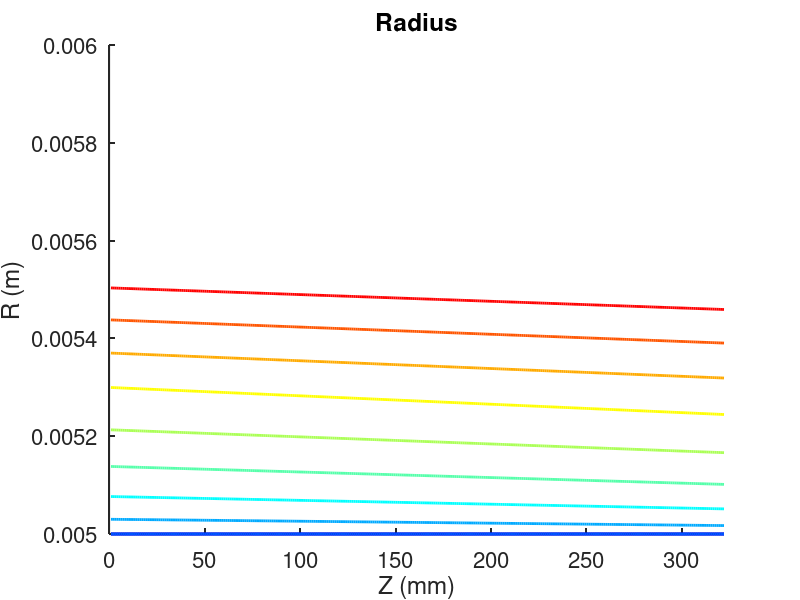
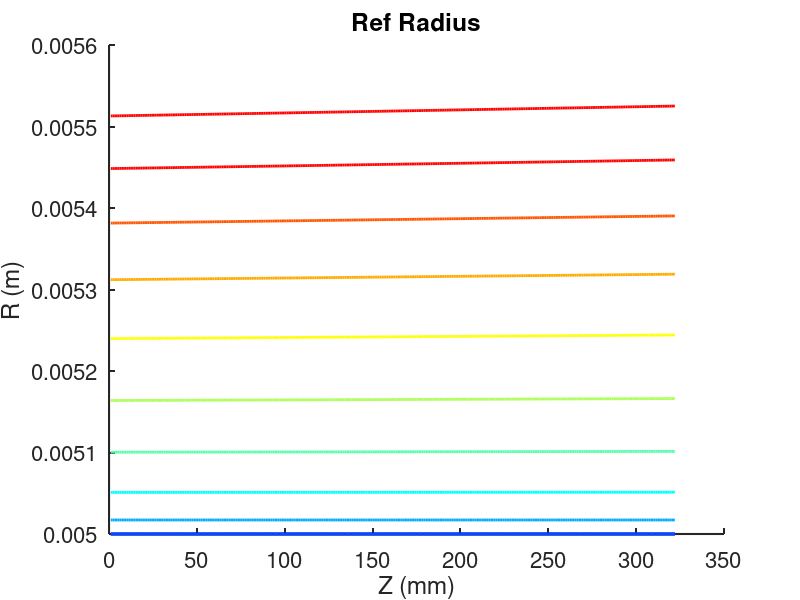
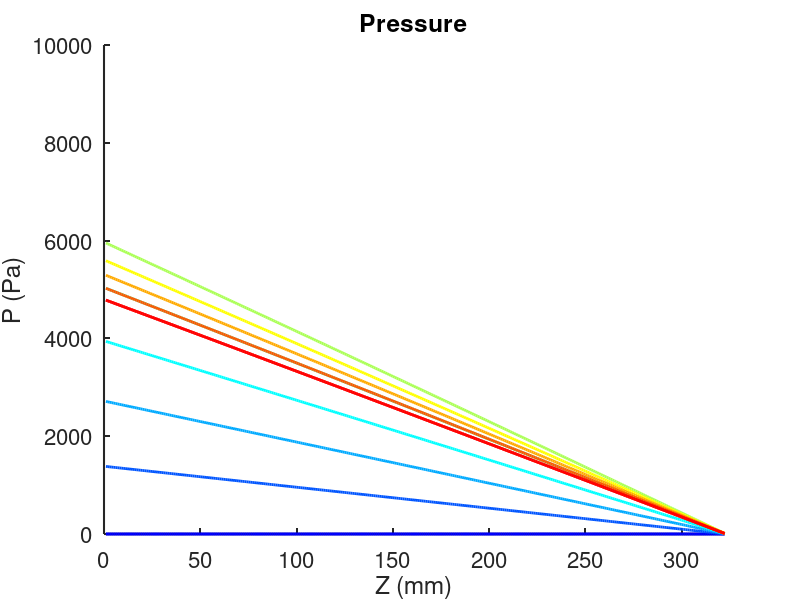
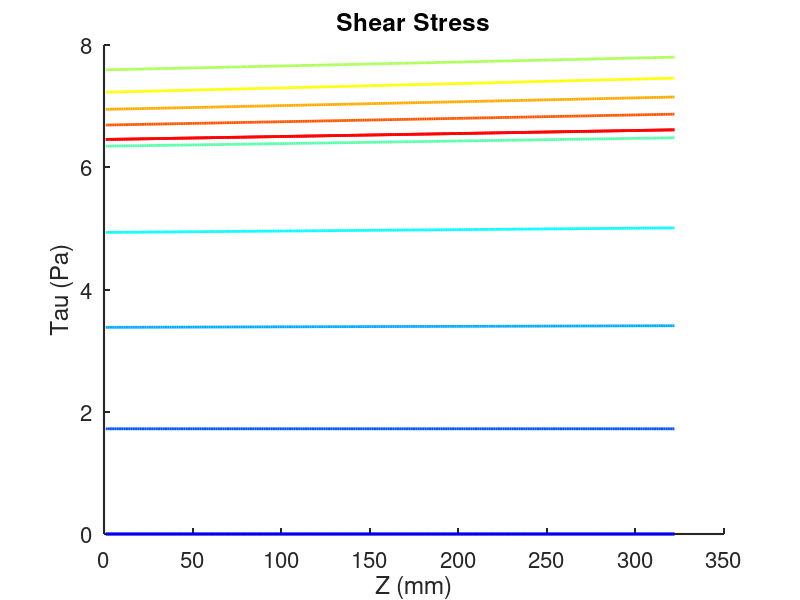

These charts were generated, in order, by the following MATLAB code: (Note: this script raises an error after producing the figures.)
clear; clc; close all
tag='ver_Erode_SmallU';
%Geometry
Ri_i = 0.005;                     %m
Ro_i = 0.01;                     %m
L = 2;                        %m

%Fluid properties
ubar_i = 6;                   %m/s, inital average velocity
Q = pi()*Ri_i.^2*ubar_i;        %m3/s, remains constant
mu = 1.793e-3;                  %Pa*s, dynamic viscosity of water
Pinlet_i = 8*ubar_i*mu*L/(Ri_i.^2);  %Pa, initial inlet pressure
rho = 997;                      %kg/m3, density of water
Re = rho*ubar_i*2*Ri_i./mu;     %Reynolds number


%Material properties
k = 1e-6;                                           %m/Pa*s, erosion constant
E = 1e6;                       %Pa, youngs modulus
nu = 0.3;                       %Poisson ratio
cp = 0;
ctau = 0;
alph=1e-7;

%Simulation params
tnum = 11;
l = linspace(0,L,322);            %length increment
t = linspace(0,100,tnum);           %s, duration of flow
tinc = abs(t(2)-t(1));
delL = abs(l(2)-l(1));
div=11;
plot10 = tnum./div;
ramp1=linspace(0,1,ceil(tnum./2));
ramp2=linspace(1,1,floor(tnum./2));
ramp3=ones(1,length(ramp1)+length(ramp2));
ramp3(2:length(ramp1)+1)=ramp1;
ramp3(length(ramp1)+2:end-1)=ramp2(1:end-2);
ramp3(1)=0;

%initialize constants
P = zeros(length(l)+1,length(t));
Tau = zeros(length(l),length(t));
SigRi = zeros(length(l),length(t));
SigTi = zeros(length(l),length(t));
SigRo = zeros(length(l),length(t));
SigTo = zeros(length(l),length(t));
SigA = zeros(length(l),length(t));
uri = zeros(length(l),length(t));
uro = zeros(length(l),length(t));
Ri = zeros(length(l),length(t));
Ro = zeros(length(l),length(t));
Riref = zeros(length(l),length(t));
Roref = zeros(length(l),length(t));
ubar = zeros(length(t),1);
delP = zeros(length(l),length(t));
delPL = zeros(length(l),length(t));
Q=Q.*ramp3;

%at time = 0:
Ri(:,1) = Ri_i;
Ro(:,1) = Ro_i;
Riref(:,1) = Ri_i;
Roref(:,1) = Ro_i;

%changing in time
sumtinc=0;
for j=1:length(t)
    %changing in space
    for i = 0:length(l)-1
      z = length(l)-i;

      %solve pressure
      delP(z,j) = 8*mu*Q(j)*delL./(pi().*Ri(z,j).^4);
      delPL(z,j) = 8*mu*Q(j)./(pi().*Ri(z,j).^4);
      P(z,j) = P(z+1,j) + delP(z,j);

      %solve shear stress due to fluid flow
      Tau(z,j) = 4*mu*Q(j)./(pi().*Ri(z,j).^3);

      %solve stresses along length 
%       SigRi(z,j) = P(z,j).*Ri(z,j).^2./(Ro(z,j).^2-Ri(z,j).^2).*(1-Ro(z,j).^2./Ri(z,j).^2);
%       SigRo(z,j) = P(z,j).*Ri(z,j).^2./(Ro(z,j).^2-Ri(z,j).^2).*(1-Ro(z,j).^2./Ro(z,j).^2);
%       SigTi(z,j) = P(z,j).*Ri(z,j).^2./(Ro(z,j).^2-Ri(z,j).^2).*(1+Ro(z,j).^2./Ri(z,j).^2);
%       SigTo(z,j) = P(z,j).*Ri(z,j).^2./(Ro(z,j).^2-Ri(z,j).^2).*(1+Ro(z,j).^2./Ro(z,j).^2);
      SigRi(z,j) = -P(z,j);
      SigRo(z,j) = 0;
      SigTi(z,j) = P(z,j).*(Ri(z,j).^2+Ro(z,j).^2)./(Ro(z,j).^2-Ri(z,j).^2);
      SigTo(z,j) = 2.*P(z,j).*Ri(z,j).^2./(Ro(z,j).^2-Ri(z,j).^2);
      SigA(z,j)  = P(z,j).*Ri(z,j).^2./(Ro(z,j).^2-Ri(z,j).^2);
      
      %solve displacements due to structure
      uri(z,j) = Ri(z,j)./E.*(SigTi(z,j)-nu.*(SigRi(z,j)+SigA(z,j)));
      uro(z,j) = Ro(z,j)./E.*(SigTo(z,j)-nu.*(SigRo(z,j)+SigA(z,j)));
      
      Riref(z,j+1) = Riref(z,j)+k*Tau(z,j)*tinc;
      Roref(z,j+1) = Ro_i;

      Ri(z,j+1) = Riref(z,j+1)+uri(z,j);
      Ro(z,j+1) = Roref(z,j+1)+uro(z,j);
      
      if Ri(z,j+1)>=Ro(z,j+1)
          Ri(z,j+1)=NaN;
          Ro(z,j+1)=NaN;
      end

    end
    sumtinc=sumtinc+tinc;
end

a=linspace(1,0,length(1:plot10:length(t)));
mycolors=jet(div);

Ri_calc(:,:)=Ri(:,1:end-1);

figure
set(gca,'FontSize',16,'LineWidth',1.5)
title('Radius')
xlabel('Z (mm)')
axis([0,length(l),5e-3,6e-3])

ylabel('R (m)')
hold on
% for k=plot10*6:plot10*7
%     plot(Ri(:,k),'Color',mycolors(6,:))
% end
count=1;
for k=1:plot10:length(t)
    plot(Ri_calc(:,k),'Color',mycolors(count,:),'Linewidth',2)
    count=count+1;
end
%plot(Ri(:,end),'Color',mycolors(end,:),'Linewidth',2)
exportgraphics(gca,strcat(tag,'_Ri.pdf'))
figure
set(gca,'FontSize',16,'LineWidth',1.5)
title('Ref Radius')
xlabel('Z (mm)')
%axis([0,1000,5e-3,5.25e-3])

ylabel('R (m)')
hold on
% for k=plot10*6:plot10*7
%     plot(Riref(:,k),'Color',mycolors(6,:))
% end
count=1;
for k=1:plot10:length(t)
    plot(Riref(:,k),'Color',mycolors(count,:),'Linewidth',2)
    count=count+1;
end
plot(Riref(:,end),'Color',mycolors(end,:),'Linewidth',2)
exportgraphics(gca,strcat(tag,'_RiRef.pdf'))
figure
set(gca,'FontSize',16,'LineWidth',1.5)
title('Pressure')
xlabel('Z (mm)')
axis([0,length(l),0,1e4])

ylabel('P (Pa)')
hold on
% for k=plot10*6:plot10*7
%     plot(P(:,k),'Color',mycolors(6,:))
% end
count=1;
for k=1:plot10:length(t)
    plot(P(:,k),'Color',mycolors(count,:),'Linewidth',2)
    count=count+1;
end
plot(P(:,end),'Color',mycolors(end,:),'Linewidth',2)
exportgraphics(gca,strcat(tag,'_Press.pdf'))
figure
set(gca,'FontSize',16,'LineWidth',1.5)
title('Shear Stress')
xlabel('Z (mm)')
%axis([0,1000,0,4e-4])
ylabel('Tau (Pa)')
hold on
% for k=plot10*6:plot10*7
%     plot(Tau(:,k),'Color',mycolors(6,:))
% end
count=1;
for k=1:plot10:length(t)
    plot(Tau(:,k),'Color',mycolors(count,:),'Linewidth',2)
    count=count+1;
end
plot(Tau(:,end),'Color',mycolors(end,:),'Linewidth',2)
exportgraphics(gca,strcat(tag,'_Tau.pdf'))
figure
set(gca,'FontSize',16,'LineWidth',1.5)
title('Elastic Displacement')
xlabel('Z (mm)')
axis([0,length(l),0,0.5e-3])

ylabel('Ur (m)')
hold on
% for k=plot10*6:plot10*7
%     plot(uri(:,k),'Color',mycolors(6,:))
% end

count=1;
for k=1:plot10:length(t)
    
    plot(uri(:,k),'Color',mycolors(count,:),'Linewidth',2)
    count=count+1;
end
plot(uri(:,end),'Color',mycolors(end,:),'Linewidth',2)
exportgraphics(gca,strcat(tag,'_Disp.pdf'))

figure
set(gca,'FontSize',16,'LineWidth',1.5)
title('Total Displacement')
xlabel('Z (mm)')
axis([0,length(l),0,1e-3])

ylabel('Ur (m)')
hold on
% for k=plot10*6:plot10*7
%     plot(uri(:,k),'Color',mycolors(6,:))
% end

count=1;
for k=1:plot10:length(t)
    
    plot(Ri(:,k)-Ri_i,'Color',mycolors(count,:),'Linewidth',2)
    count=count+1;
end
plot(Ri(:,end)-Ri_i,'Color',mycolors(end,:),'Linewidth',2)
exportgraphics(gca,strcat(tag,'_TotDisp.pdf'))

figure
set(gca,'FontSize',16,'LineWidth',1.5)
title('Thickness')
xlabel('Z (mm)')
axis([0,length(l),4e-3,5e-3])
thick = Ro(:,1:end-1) - Ri_calc;
hold on
% for k=plot10*6:plot10*7
%     plot(thick(:,k),'Color',mycolors(6,:))
% end
count=1;
for k=1:plot10:length(t)
    plot(thick(:,k),'Color',mycolors(count,:),'Linewidth',2)
    count=count+1;
end
%plot(thick(:,end),'Color',mycolors(end,:),'Linewidth',2)
exportgraphics(gca,strcat(tag,'_Thick.pdf'))
% fh = findall(0,'Type','Figure');
% set( findall(fh, '-property', 'fontsize'), 'fontsize', 16)
figure
set(gca,'FontSize',16,'LineWidth',1.5)
title('Q')
xlabel('Time (s)')
hold on
plot(t,Q,'k','Linewidth',2)
count=1;
for k=1:plot10:length(t)
    plot(t(k),Q(k), 'ok', 'MarkerFaceColor',mycolors(count,:))
    count=count+1;
end
plot(t(end),Q(end), 'ok', 'MarkerFaceColor',mycolors(end,:))
exportgraphics(gca,strcat(tag,'_Q.pdf'))
%%
%clear; clc; %close all
tag='abq_Erode_SmallU';

% 
% fid=fopen('Job-1-INP.txt');
% formatSpec='%d %f %f %f %f %f';
% N=320; %number of elements reported in this file
% 
% C = [];
% linenum=0;
% while ~feof(fid)
%     linenum=linenum+1;
%     if linenum>24 & linenum<347
%         s = textscan(fid,formatSpec,N,'Delimiter','\t');
%         C = [C; s{1,1}, s{1,2}, s{1,3}, s{1,4}, s{1,5}, s{1,6}];
%     end
% end
file=readmatrix('JobErode.csv');
file2=readmatrix('JobErode-Ro.csv');

%N=322;

time=file(:,4);
R_i=file(:,13);
Z=file(:,15);
Ur_i=file(:,16);
S_i=file(:,17);

R_o=file2(:,13);
Ur_o=file2(:,16);
S_o=file2(:,17);


thick=R_o-R_i;

i=1;
N=1;
while Z(i+1)>=Z(i)
    i=i+1;
    N=N+1;
end

numinc=length(Z)/N;
fid = fopen('check.txt') ;
data = textscan(fid,'%f %f',N,'HeaderLines',2) ;
temp = cell2mat(data);
P_abq(:,2)=temp(:,1);
Pvec_abq(:,:,2)=temp(:,:);

for i=2:numinc-1
    clear temp data
    textscan(fid,'%s  %*d',1);
    data=textscan(fid,'%f %f',N-1);
    temp=cell2mat(data);
    P_abq(:,i+1)=temp(:,1);
    Pvec_abq(:,:,i+1)=temp(:,:);
end
fclose(fid);

div=11;
tnum=length(time)/N;
plot10 = ceil(tnum./div);

Ri_abq=zeros(N,floor(length(R_i)/N));

for i=1:length(R_i)/N
    Ri_abq(N:-1:1,i)=R_i(N*(i-1)+1:N*i);
    thick_abq(N:-1:1,i)=thick(N*(i-1)+1:N*i);
end

% mycolors=jet(div);

figure
set(gca,'FontSize',16,'LineWidth',1.5)
title('Radius')
xlabel('Z (mm)')
axis([0,N,5e-3,6e-3])

ylabel('R (m)')
hold on
% for k=plot10*6:plot10*7
%     plot(Ri(:,k),'Color',mycolors(6,:))
% end
count=1;
for k=1:plot10:tnum
    plot(Ri_abq(:,k),'Color',mycolors(count,:),'Linewidth',2)
    count=count+1;
end
%plot(N:-1:1,R_i(end-N+1:end),'Color',mycolors(end,:),'Linewidth',2)
exportgraphics(gca,strcat(tag,'_Ri.pdf'))

figure
set(gca,'FontSize',16,'LineWidth',1.5)
title('Pressure')
xlabel('Z (mm)')
axis([0,N,0,1e4])

ylabel('P (Pa)')
hold on
% for k=plot10*6:plot10*7
%     plot(Ri(:,k),'Color',mycolors(6,:))
% end
count=1;
for k=1:plot10:tnum
    plot(P_abq(end:-1:1,k),'Color',mycolors(count,:),'Linewidth',2)
    count=count+1;
end
%plot(N:-1:1,R_i(end-N+1:end),'Color',mycolors(end,:),'Linewidth',2)
exportgraphics(gca,strcat(tag,'_P.pdf'))

figure
set(gca,'FontSize',16,'LineWidth',1.5)
title('Elastic Displacement')
xlabel('Z (mm)')
axis([0,300,0,1e-3])

ylabel('Ur (m)')
hold on
% for k=plot10*6:plot10*7
%     plot(uri(:,k),'Color',mycolors(6,:))
% end

count=1;
for k=1:plot10:tnum
    plot(N:-1:1,Ur_i(N*(k-1)+1:N*k),'Color',mycolors(count,:),'Linewidth',2)
    count=count+1;
end
plot(N:-1:1,Ur_i(end-N+1:end),'Color',mycolors(end,:),'Linewidth',2)
exportgraphics(gca,strcat(tag,'_Disp.pdf'))

figure
set(gca,'FontSize',16,'LineWidth',1.5)
title('Thickness')
xlabel('Z (mm)')
axis([0,300,4e-3,5e-3])
hold on
% for k=plot10*6:plot10*7
%     plot(thick(:,k),'Color',mycolors(6,:))
% end
count=1;
for k=1:plot10:tnum
    plot(thick_abq(:,k),'Color',mycolors(count,:),'Linewidth',2)
    count=count+1;
end
plot(N:-1:1,thick(end-N+1:end),'Color',mycolors(end,:),'Linewidth',2)
exportgraphics(gca,strcat(tag,'_Thick.pdf'))

%% Calculating Errors

Ri_abq=zeros(N,floor(length(R_i)/N));

for i=1:length(R_i)/N
    Ri_abq(N:-1:1,i)=R_i(N*(i-1)+1:N*i);
    thick_abq(N:-1:1,i)=thick(N*(i-1)+1:N*i);
end


if length(l)>N
    sample=N;
    inc=floor(length(l)./N);
    index=1;
    for i=1:N-1
        Ri_ver(i,:)=Ri(index,:);
        thick_ver(i,:)=Ro(index,:)-Ri(index,:);
        index=index+inc;
    end
    Ri_ver(N,:)=Ri(end,:);
    thick_ver(N,:)=Ro(end,:)-Ri(end,:);
elseif length(l)==N
    Ri_ver=Ri_calc;
    thick_ver=Ro(:,1:end-1)-Ri_calc;
    sample=N;
else
    sample=length(l);
    inc=floor(N./length(l));
    index=1;
    for i=1:N-1
        Ri_abq(i,:)=Ri_abq(index,:);
        thick_abq(i,:)=thick_abq(index,:);
        index=index+inc;
    end
    Ri_abq(end,:)=Ri_abq(end,:);
    thick_abq(end,:)=thick_abq(end,:);
end

error_Ri=abs(Ri_abq-Ri_ver)./Ri_ver(1,:);
error_thick=abs(thick_abq-thick_ver)./thick_ver(1,:);
len_plot=linspace(0,L,sample);

figure
set(gca,'FontSize',16,'LineWidth',1.5)
title('Error R_i')
xlabel('Length')
axis([0,L,0,0.01])
count=1
hold on
for k=1:plot10:length(t)
    
    plot(len_plot,error_Ri(:,k),'Color',mycolors(count,:),'Linewidth',2)
    count=count+1;
end
plot(len_plot,error_Ri(:,end),'Color',mycolors(end,:),'Linewidth',2)
exportgraphics(gca,strcat(tag,'_ErrorRi.pdf'))

figure
set(gca,'FontSize',16,'LineWidth',1.5)
title('Error Thick')
xlabel('Length')
axis([0,L,0,0.01])
count=1
hold on
for k=1:11
    
    plot(len_plot,error_thick(:,k),'Color',mycolors(count,:),'Linewidth',2)
    count=count+1;
end
plot(len_plot,error_thick(:,end),'Color',mycolors(end,:),'Linewidth',2)
exportgraphics(gca,strcat(tag,'_ErrorThick.pdf'))

%% Pressure Error

% get interpolated analytical pressure

%Stack matlab pressure with length
Pvec=zeros(N,2,numinc);
for i=1:N
    for j=1:numinc
      Pvec(N+1-i,:,j)=[P(i+1,j),l(N+1-i)];
    end
end

%interpolate
% for i=1:length(Pvec_abq)
%     for j=1:11
%         index1=find(Pvec_abq(i,2,j)>=Pvec(:,2,j),1, 'last');
%         index2=find(Pvec_abq(i,2,j)<=Pvec(:,2,j),1, 'first');
%         pslope=(Pvec(index2,1,j)-Pvec(index1,1,j))./(Pvec(index2,2,j)-Pvec(index1,2,j));
%         Pcomp(i,j)=pslope*(Pvec_abq(i,2,j))+Pvec(index1,1,j)-pslope*Pvec(index1,2,j);
%         
%     end
% end
for i=1:numinc
    Pcomp(:,i) = interp1(Pvec(:,2,2),Pvec(:,1,i),Pvec_abq(:,2,2));
end

%plot
figure
set(gca,'FontSize',16,'LineWidth',1.5)
title('Pressure')
xlabel('Z (mm)')
axis([0,N,0,1e4])

ylabel('P (Pa)')
hold on
% for k=plot10*6:plot10*7
%     plot(Ri(:,k),'Color',mycolors(6,:))
% end
count=1;
for k=1:plot10:tnum
    plot(Pcomp(end:-1:1,k),'Color',mycolors(count,:),'Linewidth',2)
    count=count+1;
end
%plot(N:-1:1,R_i(end-N+1:end),'Color',mycolors(end,:),'Linewidth',2)
exportgraphics(gca,strcat(tag,'_Pcomp.pdf'))

%calculate error between Pcomp (which is the analytical version) and Pabq
error_P=abs(Pcomp-P_abq)./Pinlet_i;

error_P(isnan(error_P))=0;

figure
set(gca,'FontSize',16,'LineWidth',1.5)
title('Error P')
xlabel('Length')
axis([0,length(error_P),0,0.01])
count=1
hold on
for k=1:plot10:length(t)
    
    plot(error_P(end:-1:2,k),'Color',mycolors(count,:),'Linewidth',2)
    count=count+1;
end
plot(error_Ri(:,end),'Color',mycolors(end,:),'Linewidth',2)
exportgraphics(gca,strcat(tag,'_ErrorP.pdf'))